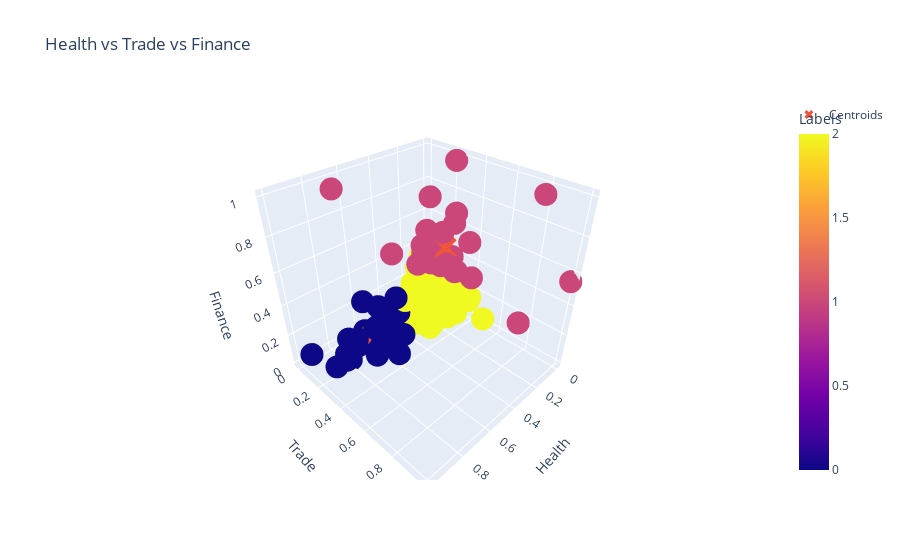

Notebook code for this chart:
### Code cell
fig = px.scatter_3d(data, x='Health', y='Trade', z='Finance', color='Labels', title='Health vs Trade vs Finance')
centroid_trace = go.Scatter3d(
    x=centroids[:, 0],
    y=centroids[:, 1],
    z=centroids[:, 2],
    text="Centroids",
    mode="markers",
    marker=dict(symbol='x', size=8),
    name="Centroids",
)
fig.add_trace(centroid_trace)
fig.show()

### Figure 1 — Plotly figure (JSON) as saved in the notebook; plotly's stock layout.template omitted (floating-point values rounded to 4 significant figures; data arrays with more than 128 entries replaced by an {"elided": "..."} marker saying what was removed)
{"data": [{"hovertemplate": "Health=%{x}<br>Trade=%{y}<br>Finance=%{z}<br>Labels=%{marker.color}<extra></extra>", "legendgroup": "", "marker": {"color": {"elided": "167 int values"}, "coloraxis": "coloraxis", "symbol": "circle"}, "mode": "markers", "name": "", "scene": "scene", "showlegend": false, "type": "scatter3d", "x": {"elided": "167 float values"}, "y": {"elided": "167 float values"}, "z": {"elided": "167 float values"}}, {"marker": {"size": 8, "symbol": "x"}, "mode": "markers", "name": "Centroids", "text": "Centroids", "type": "scatter3d", "x": [0.6306, 0.1678, 0.1839], "y": [0.1865, 0.3097, 0.2273], "z": [0.08931, 0.5304, 0.1463]}], "layout": {"coloraxis": {"colorbar": {"title": {"text": "Labels"}}, "colorscale": [[0, "#0d0887"], [0.1111, "#46039f"], [0.2222, "#7201a8"], [0.3333, "#9c179e"], [0.4444, "#bd3786"], [0.5556, "#d8576b"], [0.6667, "#ed7953"], [0.7778, "#fb9f3a"], [0.8889, "#fdca26"], [1, "#f0f921"]]}, "legend": {"tracegroupgap": 0}, "scene": {"domain": {"x": [0, 1], "y": [0, 1]}, "xaxis": {"title": {"text": "Health"}}, "yaxis": {"title": {"text": "Trade"}}, "zaxis": {"title": {"text": "Finance"}}}, "title": {"text": "Health vs Trade vs Finance"}}}
